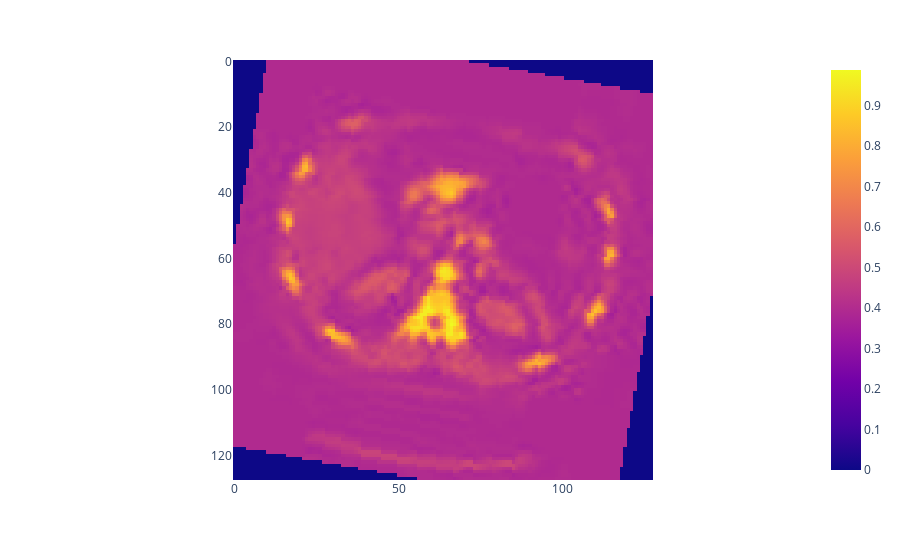

Notebook source saved alongside this figure:
### Code cell
data_test= iter(dataset)
example_image = next(data_test)

# Utilice plotly para plotear un ejemplo
img = example_image[0].numpy()[0]
fig = px.imshow(img)
fig.show()

### Figure 1 — Plotly figure (JSON) as saved in the notebook; plotly's stock layout.template omitted (floating-point values rounded to 4 significant figures; data arrays with more than 128 entries replaced by an {"elided": "..."} marker saying what was removed)
{"data": [{"coloraxis": "coloraxis", "hovertemplate": "x: %{x}<br>y: %{y}<br>color: %{z}<extra></extra>", "name": "0", "type": "heatmap", "xaxis": "x", "yaxis": "y", "z": {"elided": "128x128 float values"}}], "layout": {"coloraxis": {"colorscale": [[0, "#0d0887"], [0.1111, "#46039f"], [0.2222, "#7201a8"], [0.3333, "#9c179e"], [0.4444, "#bd3786"], [0.5556, "#d8576b"], [0.6667, "#ed7953"], [0.7778, "#fb9f3a"], [0.8889, "#fdca26"], [1, "#f0f921"]]}, "margin": {"t": 60}, "xaxis": {"anchor": "y", "constrain": "domain", "domain": [0, 1], "scaleanchor": "y"}, "yaxis": {"anchor": "x", "autorange": "reversed", "constrain": "domain", "domain": [0, 1]}}}
